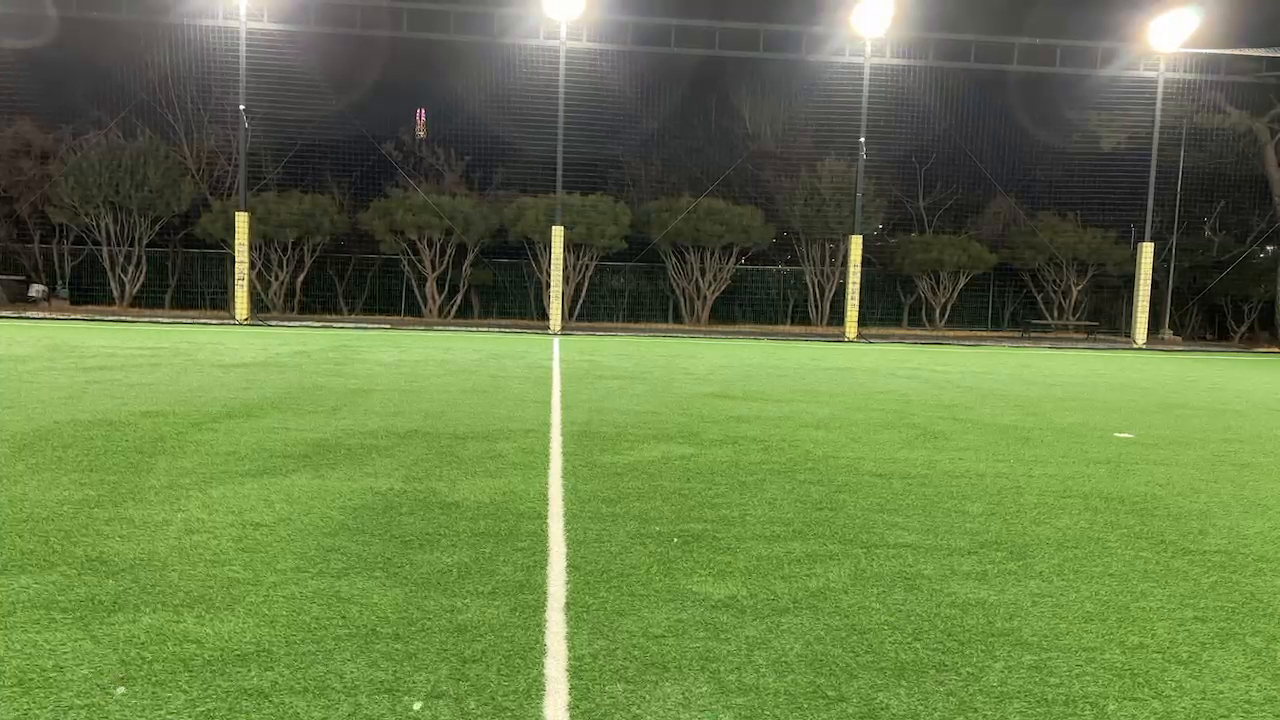
#> input picture frame 23 of video-stitching/videos/center.mp4, 1280 x 720 px, given in place of out.h264, which was not available
$ python 05_realtime_calibration.py
#> lines starting #> are read from the running program, lines starting #| are printed output that depends on the picture; pictures that were not available may be replaced by others from this repository, and a replacement may not be noted
import cv2 as cv
import numpy as np
import pickle
import os

# "calibration_result" 폴더 내에 "calibration.pkl" 파일이 있다고 가정
param_file = os.path.join("calibration_result", "calibration.pkl")
CAMERA103 = "rtsp://admin:asdf1346@@192.168.10.103/stream1/out.h264"

# -----------------------------
# 1. 카메라 파라미터 불러오기
# -----------------------------
if not os.path.exists(param_file):
    print(f"에러: {param_file} 파일을 찾을 수 없습니다.")
    exit()

# cameraMatrix, distCoeffs 불러오기
with open(param_file, "rb") as f:
#> (reads video-stitching/calibration.pkl from the repository)
    cameraMatrix, distCoeffs = pickle.load(f)

print("Camera Matrix:\n", cameraMatrix)
print("Distortion Coeffs:\n", distCoeffs)

# -----------------------------
# 2. 웹캠 열기
# -----------------------------

cap = cv.VideoCapture(CAMERA103)
if not cap.isOpened():
    print("에러: 웹캠을 열 수 없습니다.")
    exit()

# -----------------------------
# 3. 실시간 영상 왜곡 보정
# -----------------------------
while True:
    ret, frame = cap.read()
#> frame is the input picture: shape (720, 1280, 3); mean B, G, R 70.5, 120.8, 101.1
    if not ret:
        print("에러: 영상 프레임을 가져오지 못했습니다.")
        break

    # (1) 간단한 undistort 사용
    undistorted_simple = cv.undistort(frame, cameraMatrix, distCoeffs)
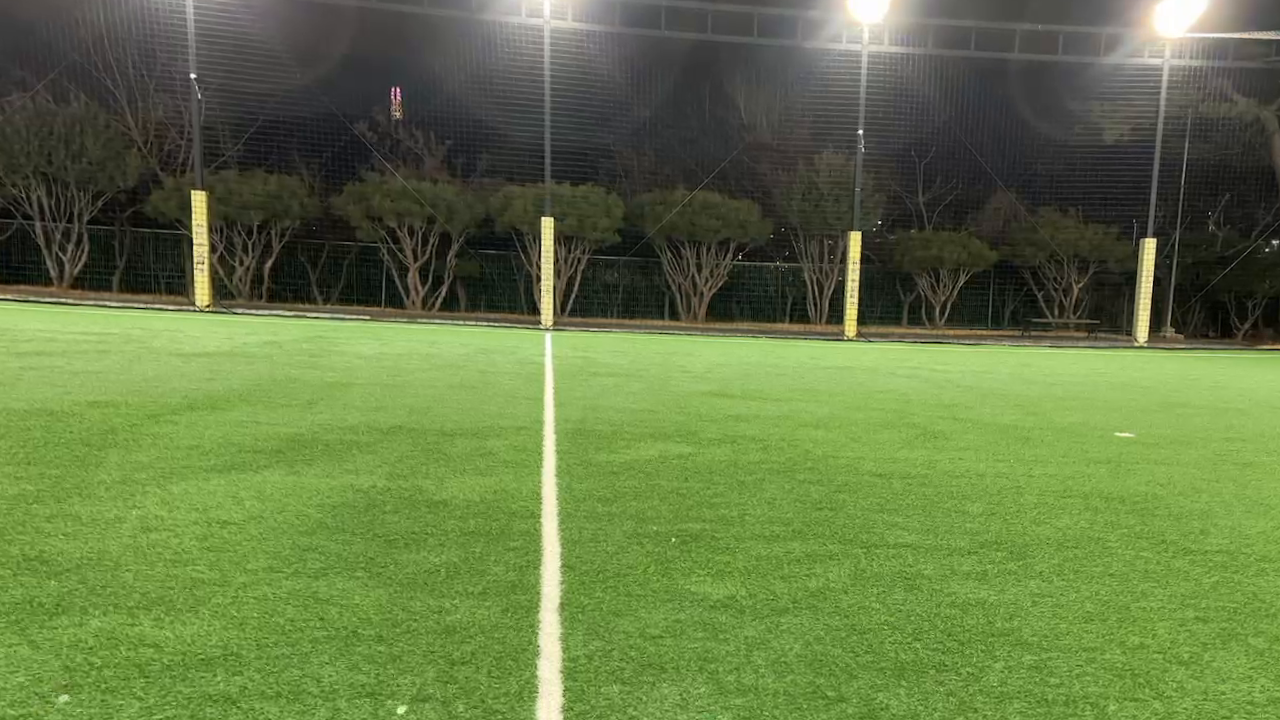
#> undistorted_simple: shape (720, 1280, 3); mean B, G, R 68.9, 119.8, 99.7

    # (2) getOptimalNewCameraMatrix 사용 (더 나은 결과를 위해)
    # 프레임 크기 구하기
    h, w = frame.shape[:2]
#> h = 720; w = 1280

    # 최적화된 새 카메라 행렬과 ROI 정보 구하기
    newCameraMatrix, roi = cv.getOptimalNewCameraMatrix(
        cameraMatrix, distCoeffs, (w, h), 1, (w, h)
    )
#> roi = (25, 43, 1246, 664)
    undistorted_optimal = cv.undistort(frame, cameraMatrix, distCoeffs, None, newCameraMatrix)
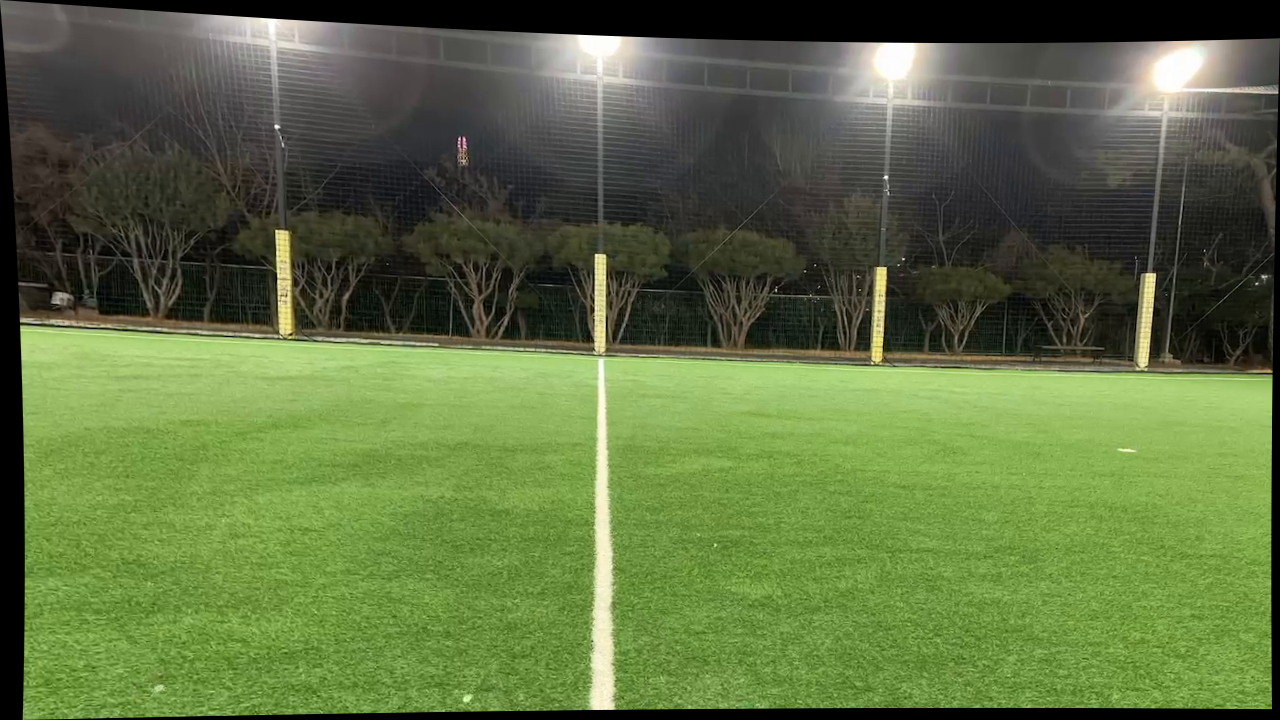
#> undistorted_optimal: shape (720, 1280, 3); mean B, G, R 65.4, 111, 93.3

    # ROI 영역만 잘라내기 (optical center 등 고려)
    x, y, w_roi, h_roi = roi
#> x = 25; y = 43; w_roi = 1246; h_roi = 664
    undistorted_optimal = undistorted_optimal[y : y + h_roi, x : x + w_roi]
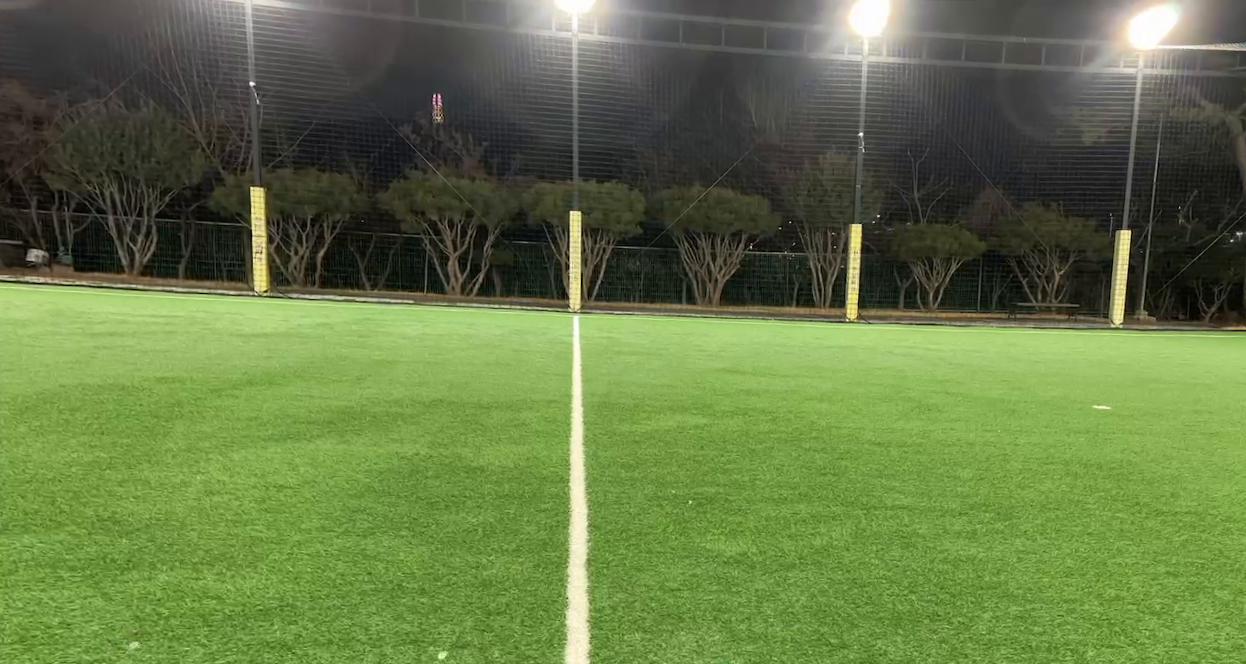
#> undistorted_optimal: shape (664, 1246, 3); mean B, G, R 69.8, 119.8, 100.3

    # -----------------------------
    # 4. 결과 화면 표시
    # -----------------------------
    # 원본과 보정 영상을 나란히 보기 위해 크기를 맞춤
    # (화면 크기에 따라 조정)
    resized_original = cv.resize(frame, (640, 360))
    resized_undistort = cv.resize(undistorted_optimal, (640, 360))
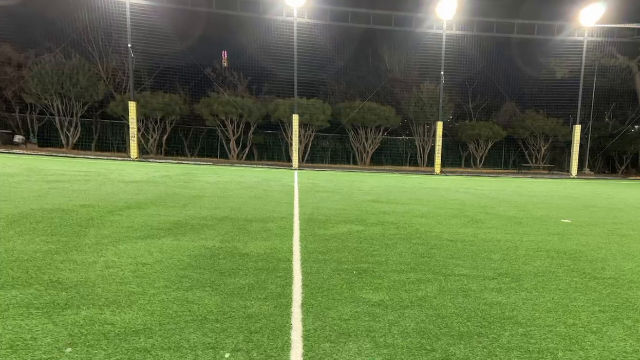
#> resized_undistort: shape (360, 640, 3); mean B, G, R 69.6, 119.7, 100.1

    # 두 이미지를 가로로 연결
    combined = cv.hconcat([resized_original, resized_undistort])
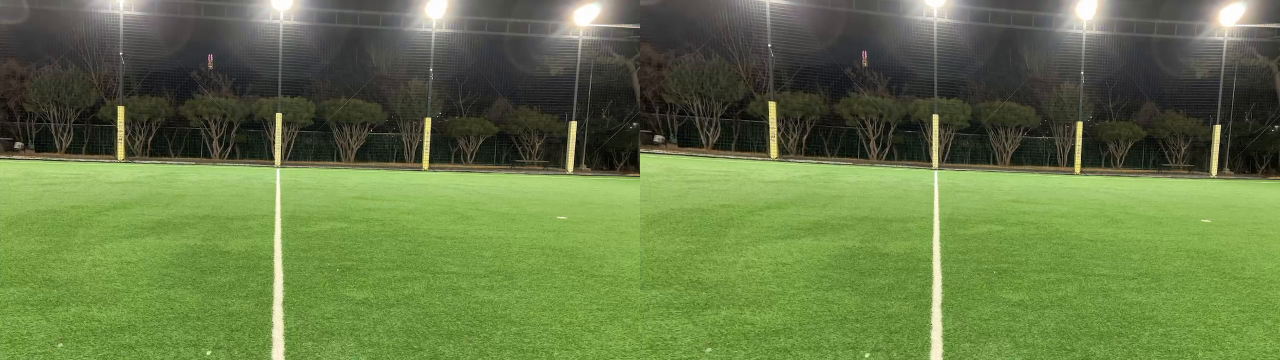
#> combined: shape (360, 1280, 3); mean B, G, R 70.1, 120.3, 100.7

    cv.imshow("Original (Left) vs Undistorted (Right)", combined)

    # ESC 키(27) 누르면 종료
    if cv.waitKey(1) & 0xFF == 27:
#> (key Esc is pressed here)
        break

cap.release()
cv.destroyAllWindows()
